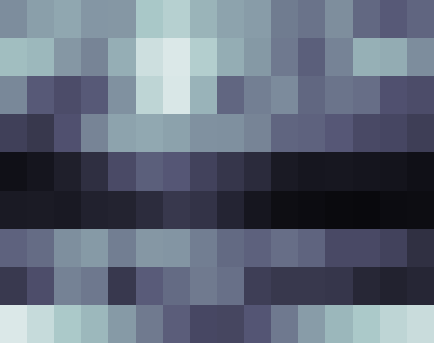
#> input picture Humble/Images/Before_image/biceps_bw/biceps_Cbone_trial(16).png, 434 x 343 px, found by its file name; its folder holds only this picture in this run
$ python Image_resize.py
#> lines starting #> are read from the running program, lines starting #| are printed output that depends on the picture
import os
from PIL import Image

def resize_image(image_path, save_path):
#> called with save_path = '../After_AAFT/biceps_bw/0'
    image = Image.open(image_path)
#> image is the input picture: PIL image 434x343 RGB; mean R, G, B 97, 106.1, 122.4
    after_img = image.resize((227,227))
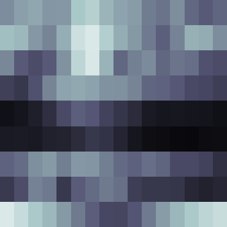
#> after_img: PIL image 227x227 RGB; mean R, G, B 97, 106.1, 122.4
    after_img.save(save_path+'.png')

img_type = ['biceps_bw', 'biceps_color', 'biceps_midAng_bw', 'biceps_midAng_color', 'triceps_bw', 'triceps_color', 'triceps_midAng_bw', 'triceps_midAng_color']
base_path = '../Before_AAFT/'
save_path = '../After_AAFT/'
for folder in img_type:
    for top, dir, files in os.walk(base_path+folder):
        for i, file in enumerate(files):
            resize_image(base_path + folder + '/' + file, save_path + folder + '/' + str(i))

#resize_image()
